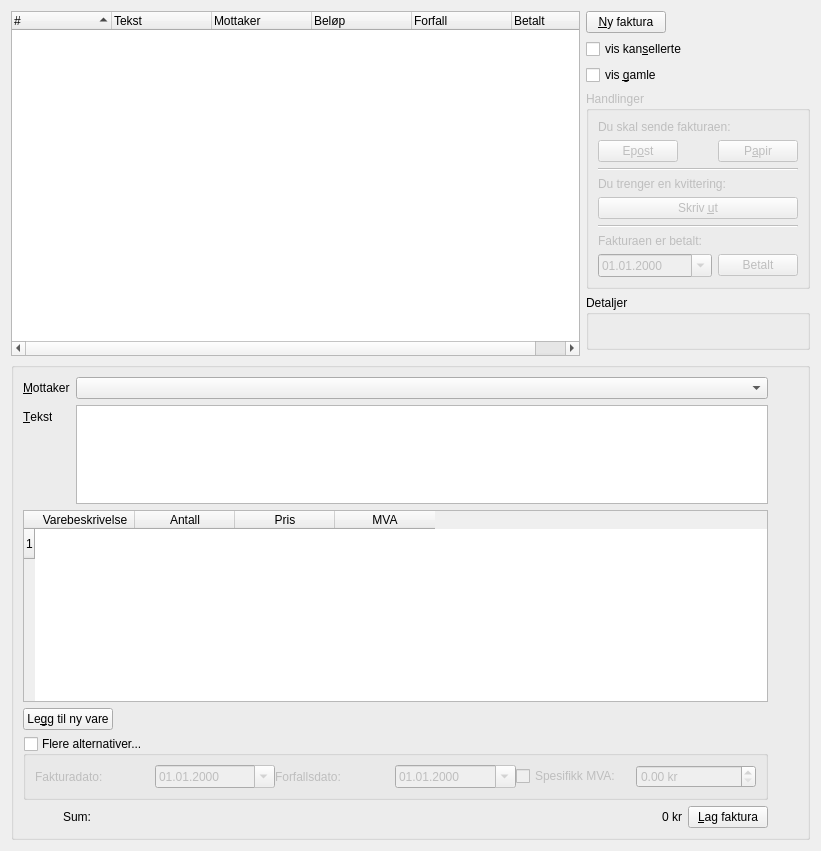
      <widget class="QWidget" name="tab" >
       <property name="geometry" >
        <rect>
         <x>0</x>
         <y>0</y>
         <width>821</width>
         <height>851</height>
        </rect>
       </property>
       <attribute name="title" >
        <string>&amp;Faktura</string>
       </attribute>
       <layout class="QGridLayout" name="gridLayout_8" >
        <item rowspan="6" row="0" column="0" colspan="2" >
         <widget class="QTreeWidget" name="fakturaFakturaliste" >
          <property name="sizePolicy" >
           <sizepolicy vsizetype="Expanding" hsizetype="Expanding" >
            <horstretch>1</horstretch>
            <verstretch>0</verstretch>
           </sizepolicy>
          </property>
          <property name="showDropIndicator" stdset="0" >
           <bool>false</bool>
          </property>
          <property name="alternatingRowColors" >
           <bool>true</bool>
          </property>
          <property name="rootIsDecorated" >
           <bool>false</bool>
          </property>
          <property name="sortingEnabled" >
           <bool>true</bool>
          </property>
          <property name="animated" >
           <bool>true</bool>
          </property>
          <property name="allColumnsShowFocus" >
           <bool>true</bool>
          </property>
          <column>
           <property name="text" >
            <string>#</string>
           </property>
          </column>
          <column>
           <property name="text" >
            <string>Tekst</string>
           </property>
          </column>
          <column>
           <property name="text" >
            <string>Mottaker</string>
           </property>
          </column>
          <column>
           <property name="text" >
            <string>Beløp</string>
           </property>
          </column>
          <column>
           <property name="text" >
            <string>Forfall</string>
           </property>
          </column>
          <column>
           <property name="text" >
            <string>Betalt</string>
           </property>
          </column>
         </widget>
        </item>
        <item row="1" column="2" >
         <widget class="QCheckBox" name="fakturaVisKansellerte" >
          <property name="toolTip" >
           <string>Angir om kansellerte fakturaer skal vises</string>
          </property>
          <property name="text" >
           <string>vis kan&amp;sellerte</string>
          </property>
          <property name="shortcut" >
           <string>Alt+S</string>
          </property>
         </widget>
        </item>
        <item row="2" column="2" >
         <widget class="QCheckBox" name="fakturaVisGamle" >
          <property name="toolTip" >
           <string>Skjul fakturaer som er eldre enn seks måneder og allerede betalt</string>
          </property>
          <property name="text" >
           <string>vis &amp;gamle</string>
          </property>
          <property name="shortcut" >
           <string>Alt+G</string>
          </property>
          <property name="checked" >
           <bool>false</bool>
          </property>
         </widget>
        </item>
        <item row="6" column="0" colspan="3" >
         <widget class="QGroupBox" name="fakturaFakta" >
          <property name="title" >
           <string/>
          </property>
          <property name="flat" >
           <bool>true</bool>
          </property>
          <layout class="QGridLayout" name="gridLayout_6" >
           <item rowspan="2" row="0" column="0" colspan="2" >
            <layout class="QHBoxLayout" name="horizontalLayout_3" >
             <item>
              <layout class="QVBoxLayout" name="verticalLayout_3" >
               <item>
                <layout class="QFormLayout" name="formLayout_2" >
                 <property name="fieldGrowthPolicy" >
                  <enum>QFormLayout::ExpandingFieldsGrow</enum>
                 </property>
                 <item row="1" column="0" >
                  <widget class="QLabel" name="textLabel5" >
                   <property name="text" >
                    <string>&amp;Mottaker</string>
                   </property>
                   <property name="wordWrap" >
                    <bool>false</bool>
                   </property>
                   <property name="buddy" >
                    <cstring>fakturaFaktaMottaker</cstring>
                   </property>
                  </widget>
                 </item>
                 <item row="1" column="1" >
                  <widget class="QComboBox" name="fakturaFaktaMottaker" >
                   <property name="sizePolicy" >
                    <sizepolicy vsizetype="Fixed" hsizetype="MinimumExpanding" >
                     <horstretch>1</horstretch>
                     <verstretch>0</verstretch>
                    </sizepolicy>
                   </property>
                   <property name="toolTip" >
                    <string>Fakturaens mottaker (kunden)</string>
                   </property>
                   <property name="editable" >
                    <bool>false</bool>
                   </property>
                   <property name="insertPolicy" >
                    <enum>QComboBox::InsertAtCurrent</enum>
                   </property>
                   <property name="sizeAdjustPolicy" >
                    <enum>QComboBox::AdjustToContents</enum>
                   </property>
                   <property name="minimumContentsLength" >
                    <number>15</number>
                   </property>
                  </widget>
                 </item>
                 <item row="2" column="0" >
                  <widget class="QLabel" name="textLabel8" >
                   <property name="text" >
                    <string>&amp;Tekst</string>
                   </property>
                   <property name="wordWrap" >
                    <bool>false</bool>
                   </property>
                   <property name="buddy" >
                    <cstring>fakturaFaktaTekst</cstring>
                   </property>
                  </widget>
                 </item>
                 <item row="2" column="1" >
                  <widget class="QPlainTextEdit" name="fakturaFaktaTekst" >
                   <property name="sizePolicy" >
                    <sizepolicy vsizetype="Expanding" hsizetype="Expanding" >
                     <horstretch>0</horstretch>
                     <verstretch>1</verstretch>
                    </sizepolicy>
                   </property>
                   <property name="tabChangesFocus" >
                    <bool>true</bool>
                   </property>
                  </widget>
                 </item>
                </layout>
               </item>
               <item>
                <layout class="QVBoxLayout" name="verticalLayout_2" >
                 <item>
                  <widget class="QTableWidget" name="fakturaVareliste" >
                   <property name="sizePolicy" >
                    <sizepolicy vsizetype="MinimumExpanding" hsizetype="Expanding" >
                     <horstretch>0</horstretch>
                     <verstretch>3</verstretch>
                    </sizepolicy>
                   </property>
                   <property name="toolTip" >
                    <string>Varene som hører med fakturaen. Velg tidligerere definerte varer, eller legg til nye ved å skrive inn tekst, pris og MVA</string>
                   </property>
                   <property name="dragDropOverwriteMode" >
                    <bool>false</bool>
                   </property>
                   <property name="selectionMode" >
                    <enum>QAbstractItemView::SingleSelection</enum>
                   </property>
                   <property name="selectionBehavior" >
                    <enum>QAbstractItemView::SelectRows</enum>
                   </property>
                   <property name="showGrid" >
                    <bool>false</bool>
                   </property>
                   <row/>
                   <column>
                    <property name="text" >
                     <string>Varebeskrivelse</string>
                    </property>
                   </column>
                   <column>
                    <property name="text" >
                     <string>Antall</string>
                    </property>
                   </column>
                   <column>
                    <property name="text" >
                     <string>Pris</string>
                    </property>
                   </column>
                   <column>
                    <property name="text" >
                     <string>MVA</string>
                    </property>
                   </column>
                  </widget>
                 </item>
                 <item>
                  <layout class="QHBoxLayout" name="horizontalLayout_4" >
                   <item>
                    <widget class="QPushButton" name="fakturaFaktaVareLeggtil" >
                     <property name="sizePolicy" >
                      <sizepolicy vsizetype="Fixed" hsizetype="Fixed" >
                       <horstretch>0</horstretch>
                       <verstretch>0</verstretch>
                      </sizepolicy>
                     </property>
                     <property name="toolTip" >
                      <string>Legger til en ny rad i varelisten</string>
                     </property>
                     <property name="text" >
                      <string>Le&amp;gg til ny vare</string>
                     </property>
                     <property name="shortcut" >
                      <string>Alt+G</string>
                     </property>
                    </widget>
                   </item>
                   <item>
                    <spacer name="spacer1" >
                     <property name="orientation" >
                      <enum>Qt::Horizontal</enum>
                     </property>
                     <property name="sizeType" >
                      <enum>QSizePolicy::MinimumExpanding</enum>
                     </property>
                     <property name="sizeHint" stdset="0" >
                      <size>
                       <width>560</width>
                       <height>20</height>
                      </size>
                     </property>
                    </spacer>
                   </item>
                  </layout>
                 </item>
                </layout>
               </item>
               <item>
                <widget class="QGroupBox" name="fakturaFaktaOverstyr" >
                 <property name="title" >
                  <string>Flere alternativer...</string>
                 </property>
                 <property name="flat" >
                  <bool>true</bool>
                 </property>
                 <property name="checkable" >
                  <bool>true</bool>
                 </property>
                 <property name="checked" >
                  <bool>false</bool>
                 </property>
                 <layout class="QGridLayout" name="gridLayout_7" >
                  <item row="0" column="0" >
                   <widget class="QFrame" name="frame" >
                    <property name="frameShape" >
                     <enum>QFrame::NoFrame</enum>
                    </property>
                    <property name="frameShadow" >
                     <enum>QFrame::Plain</enum>
                    </property>
                    <property name="lineWidth" >
                     <number>-1</number>
                    </property>
                    <layout class="QGridLayout" name="gridLayout_16" >
                     <property name="margin" >
                      <number>0</number>
                     </property>
                     <property name="spacing" >
                      <number>0</number>
                     </property>
                     <item row="0" column="0" >
                      <layout class="QHBoxLayout" name="horizontalLayout_7" >
                       <item>
                        <widget class="QLabel" name="textLabel1_11" >
                         <property name="text" >
                          <string>Fakturadato:</string>
                         </property>
                         <property name="wordWrap" >
                          <bool>false</bool>
                         </property>
                        </widget>
                       </item>
                       <item>
                        <widget class="QDateEdit" name="fakturaFaktaDato" >
                         <property name="focusPolicy" >
                          <enum>Qt::TabFocus</enum>
                         </property>
                         <property name="toolTip" >
                          <string>Sett eksplisitt dato for faktura (DD.MM.ÅÅÅÅ)</string>
                         </property>
                         <property name="displayFormat" >
                          <string>dd.MM.yyyy</string>
                         </property>
                         <property name="calendarPopup" >
                          <bool>true</bool>
                         </property>
                        </widget>
                       </item>
                       <item>
                        <widget class="QLabel" name="textLabel1_13" >
                         <property name="text" >
                          <string>Forfallsdato:</string>
                         </property>
                         <property name="wordWrap" >
                          <bool>false</bool>
                         </property>
                        </widget>
                       </item>
                       <item>
                        <widget class="QDateEdit" name="fakturaFaktaForfall" >
                         <property name="focusPolicy" >
                          <enum>Qt::TabFocus</enum>
                         </property>
                         <property name="toolTip" >
                          <string>Sett eksplisitt dato for forfall (DD.MM.ÅÅÅÅ)</string>
                         </property>
                         <property name="displayFormat" >
                          <string>dd.MM.yyyy</string>
                         </property>
                         <property name="calendarPopup" >
                          <bool>true</bool>
                         </property>
                        </widget>
                       </item>
                       <item>
                        <widget class="QCheckBox" name="fakturaFaktaVilkarligMVA" >
                         <property name="text" >
                          <string>Spesifikk MVA:</string>
                         </property>
                        </widget>
                       </item>
                       <item>
                        <widget class="QDoubleSpinBox" name="fakturaFaktaMVA" >
                         <property name="suffix" >
                          <string> kr</string>
                         </property>
                         <property name="maximum" >
                          <double>999999.989999999990687</double>
                         </property>
                        </widget>
                       </item>
                      </layout>
                     </item>
                    </layout>
                    <zorder></zorder>
                    <zorder></zorder>
                    <zorder></zorder>
                    <zorder></zorder>
                   </widget>
                  </item>
                 </layout>
                </widget>
               </item>
               <item>
                <layout class="QHBoxLayout" name="horizontalLayout_8" >
                 <item>
                  <spacer name="horizontalSpacer" >
                   <property name="orientation" >
                    <enum>Qt::Horizontal</enum>
                   </property>
                   <property name="sizeHint" stdset="0" >
                    <size>
                     <width>40</width>
                     <height>20</height>
                    </size>
                   </property>
                  </spacer>
                 </item>
                 <item>
                  <widget class="QLabel" name="textLabel1_8" >
                   <property name="text" >
                    <string>Sum:</string>
                   </property>
                   <property name="wordWrap" >
                    <bool>false</bool>
                   </property>
                  </widget>
                 </item>
                 <item>
                  <widget class="QLabel" name="fakturaFaktaSum" >
                   <property name="sizePolicy" >
                    <sizepolicy vsizetype="Preferred" hsizetype="MinimumExpanding" >
                     <horstretch>1</horstretch>
                     <verstretch>0</verstretch>
                    </sizepolicy>
                   </property>
                   <property name="toolTip" >
                    <string>Fakturaens verdi hittil</string>
                   </property>
                   <property name="text" >
                    <string>0 kr</string>
                   </property>
                   <property name="alignment" >
                    <set>Qt::AlignRight|Qt::AlignTrailing|Qt::AlignVCenter</set>
                   </property>
                   <property name="wordWrap" >
                    <bool>false</bool>
                   </property>
                  </widget>
                 </item>
                 <item>
                  <widget class="QPushButton" name="fakturaFaktaLegginn" >
                   <property name="toolTip" >
                    <string>Oppretter en ny faktura med innholdet som er gitt her</string>
                   </property>
                   <property name="text" >
                    <string>&amp;Lag faktura</string>
                   </property>
                   <property name="shortcut" >
                    <string>Alt+L</string>
                   </property>
                  </widget>
                 </item>
                </layout>
               </item>
              </layout>
             </item>
             <item>
              <layout class="QVBoxLayout" name="verticalLayout_4" >
               <item>
                <widget class="QLabel" name="fakturaFaktaKryss" >
                 <property name="enabled" >
                  <bool>true</bool>
                 </property>
                 <property name="minimumSize" >
                  <size>
                   <width>24</width>
                   <height>24</height>
                  </size>
                 </property>
                 <property name="maximumSize" >
                  <size>
                   <width>24</width>
                   <height>24</height>
                  </size>
                 </property>
                 <property name="pixmap" >
                  <pixmap resource="faktura.qrc" >:/pix/cross.svg</pixmap>
                 </property>
                 <property name="scaledContents" >
                  <bool>true</bool>
                 </property>
                 <property name="wordWrap" >
                  <bool>false</bool>
                 </property>
                </widget>
               </item>
               <item>
                <spacer name="verticalSpacer" >
                 <property name="orientation" >
                  <enum>Qt::Vertical</enum>
                 </property>
                 <property name="sizeHint" stdset="0" >
                  <size>
                   <width>20</width>
                   <height>40</height>
                  </size>
                 </property>
                </spacer>
               </item>
              </layout>
             </item>
            </layout>
           </item>
          </layout>
         </widget>
        </item>
        <item row="0" column="2" >
         <widget class="QPushButton" name="fakturaNy" >
          <property name="sizePolicy" >
           <sizepolicy vsizetype="Fixed" hsizetype="Fixed" >
            <horstretch>0</horstretch>
            <verstretch>0</verstretch>
           </sizepolicy>
          </property>
          <property name="toolTip" >
           <string>Viser skjema hvor du kan legge inn en ny faktura</string>
          </property>
          <property name="text" >
           <string>&amp;Ny faktura</string>
          </property>
          <property name="shortcut" >
           <string>Alt+N</string>
          </property>
         </widget>
        </item>
        <item row="4" column="2" >
         <widget class="QGroupBox" name="groupBox_2" >
          <property name="title" >
           <string>Detaljer</string>
          </property>
          <layout class="QGridLayout" name="gridLayout_11" >
           <item row="0" column="0" >
            <widget class="QLabel" name="fakturaDetaljerTekst" >
             <property name="minimumSize" >
              <size>
               <width>200</width>
               <height>0</height>
              </size>
             </property>
             <property name="text" >
              <string/>
             </property>
             <property name="textFormat" >
              <enum>Qt::RichText</enum>
             </property>
             <property name="alignment" >
              <set>Qt::AlignLeading|Qt::AlignLeft|Qt::AlignTop</set>
             </property>
             <property name="wordWrap" >
              <bool>true</bool>
             </property>
            </widget>
           </item>
          </layout>
         </widget>
        </item>
        <item row="3" column="2" >
         <widget class="QGroupBox" name="fakturaHandlinger" >
          <property name="enabled" >
           <bool>false</bool>
          </property>
          <property name="sizePolicy" >
           <sizepolicy vsizetype="Minimum" hsizetype="Preferred" >
            <horstretch>0</horstretch>
            <verstretch>0</verstretch>
           </sizepolicy>
          </property>
          <property name="title" >
           <string>Handlinger</string>
          </property>
          <layout class="QGridLayout" name="gridLayout_12" >
           <item row="0" column="0" colspan="3" >
            <widget class="QLabel" name="textLabel2_2" >
             <property name="font" >
              <font>
               <pointsize>9</pointsize>
              </font>
             </property>
             <property name="text" >
              <string>Du skal sende fakturaen:</string>
             </property>
             <property name="wordWrap" >
              <bool>false</bool>
             </property>
            </widget>
           </item>
           <item row="1" column="0" >
            <widget class="QPushButton" name="fakturaLagEpost" >
             <property name="toolTip" >
              <string>Lager en efaktura for sending per epost</string>
             </property>
             <property name="text" >
              <string>Ep&amp;ost</string>
             </property>
             <property name="shortcut" >
              <string>Alt+O</string>
             </property>
            </widget>
           </item>
           <item row="1" column="2" >
            <widget class="QPushButton" name="fakturaLagPapir" >
             <property name="toolTip" >
              <string>Lager en papirfaktura for utskrift på skjema F60 (gul faktura)</string>
             </property>
             <property name="text" >
              <string>P&amp;apir</string>
             </property>
             <property name="shortcut" >
              <string/>
             </property>
            </widget>
           </item>
           <item row="2" column="0" colspan="3" >
            <widget class="Line" name="line1_2" >
             <property name="frameShape" >
              <enum>QFrame::HLine</enum>
             </property>
             <property name="frameShadow" >
              <enum>QFrame::Sunken</enum>
             </property>
            </widget>
           </item>
           <item row="3" column="0" colspan="3" >
            <widget class="QLabel" name="textLabel4_2" >
             <property name="font" >
              <font>
               <pointsize>9</pointsize>
              </font>
             </property>
             <property name="text" >
              <string>Du trenger en kvittering:</string>
             </property>
             <property name="wordWrap" >
              <bool>false</bool>
             </property>
            </widget>
           </item>
           <item row="4" column="0" colspan="3" >
            <widget class="QPushButton" name="fakturaLagKvittering" >
             <property name="toolTip" >
              <string>Skriver ut en kvittering på skriveren</string>
             </property>
             <property name="text" >
              <string>Skriv &amp;ut</string>
             </property>
             <property name="shortcut" >
              <string>Alt+U</string>
             </property>
            </widget>
           </item>
           <item row="5" column="0" colspan="3" >
            <widget class="Line" name="line1" >
             <property name="frameShape" >
              <enum>QFrame::HLine</enum>
             </property>
             <property name="frameShadow" >
              <enum>QFrame::Sunken</enum>
             </property>
            </widget>
           </item>
           <item row="6" column="0" colspan="3" >
            <widget class="QLabel" name="textLabel3_2" >
             <property name="font" >
              <font>
               <pointsize>9</pointsize>
              </font>
             </property>
             <property name="text" >
              <string>Fakturaen er betalt:</string>
             </property>
             <property name="wordWrap" >
              <bool>false</bool>
             </property>
            </widget>
           </item>
           <item row="7" column="2" >
            <widget class="QPushButton" name="fakturaBetalt" >
             <property name="toolTip" >
              <string>Markerer fakturaen som betalt (på angitt dato)</string>
             </property>
             <property name="text" >
              <string>Betalt</string>
             </property>
             <property name="shortcut" >
              <string/>
             </property>
            </widget>
           </item>
           <item row="7" column="0" colspan="2" >
            <widget class="QDateEdit" name="fakturaBetaltDato" >
             <property name="displayFormat" >
              <string>dd.MM.yyyy</string>
             </property>
             <property name="calendarPopup" >
              <bool>true</bool>
             </property>
            </widget>
           </item>
          </layout>
          <zorder>textLabel2_2</zorder>
          <zorder>fakturaLagEpost</zorder>
          <zorder>fakturaLagPapir</zorder>
          <zorder>line1_2</zorder>
          <zorder>textLabel4_2</zorder>
          <zorder>fakturaLagKvittering</zorder>
          <zorder>line1</zorder>
          <zorder>textLabel3_2</zorder>
          <zorder>fakturaBetalt</zorder>
          <zorder>fakturaBetaltDato</zorder>
          <zorder>groupBox_2</zorder>
         </widget>
        </item>
       </layout>
      </widget>
